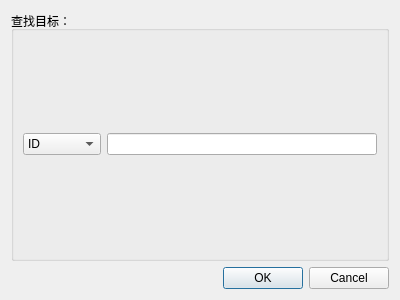
<?xml version="1.0" encoding="UTF-8"?>
<ui version="4.0">
 <class>FindGoodsDialog</class>
 <widget class="QDialog" name="FindGoodsDialog">
  <property name="geometry">
   <rect>
    <x>0</x>
    <y>0</y>
    <width>400</width>
    <height>300</height>
   </rect>
  </property>
  <property name="windowTitle">
   <string>查找商品</string>
  </property>
  <property name="windowIcon">
   <iconset resource="res.qrc">
    <normaloff>:/icon/find.png</normaloff>:/icon/find.png</iconset>
  </property>
  <layout class="QVBoxLayout" name="verticalLayout">
   <item>
    <widget class="QGroupBox" name="groupBox">
     <property name="title">
      <string>查找目标：</string>
     </property>
     <layout class="QHBoxLayout" name="horizontalLayout">
      <item>
       <widget class="QComboBox" name="comboBox">
        <item>
         <property name="text">
          <string>ID</string>
         </property>
        </item>
        <item>
         <property name="text">
          <string>品名</string>
         </property>
        </item>
        <item>
         <property name="text">
          <string>产地</string>
         </property>
        </item>
        <item>
         <property name="text">
          <string>到期日期</string>
         </property>
        </item>
        <item>
         <property name="text">
          <string>进货日期</string>
         </property>
        </item>
       </widget>
      </item>
      <item>
       <widget class="QLineEdit" name="lineEdit"/>
      </item>
     </layout>
    </widget>
   </item>
   <item>
    <widget class="QDialogButtonBox" name="buttonBox">
     <property name="orientation">
      <enum>Qt::Horizontal</enum>
     </property>
     <property name="standardButtons">
      <set>QDialogButtonBox::Cancel|QDialogButtonBox::Ok</set>
     </property>
    </widget>
   </item>
  </layout>
 </widget>
 <resources>
  <include location="res.qrc"/>
 </resources>
 <connections>
  <connection>
   <sender>buttonBox</sender>
   <signal>accepted()</signal>
   <receiver>FindGoodsDialog</receiver>
   <slot>accept()</slot>
   <hints>
    <hint type="sourcelabel">
     <x>248</x>
     <y>254</y>
    </hint>
    <hint type="destinationlabel">
     <x>157</x>
     <y>274</y>
    </hint>
   </hints>
  </connection>
  <connection>
   <sender>buttonBox</sender>
   <signal>rejected()</signal>
   <receiver>FindGoodsDialog</receiver>
   <slot>reject()</slot>
   <hints>
    <hint type="sourcelabel">
     <x>316</x>
     <y>260</y>
    </hint>
    <hint type="destinationlabel">
     <x>286</x>
     <y>274</y>
    </hint>
   </hints>
  </connection>
 </connections>
</ui>
